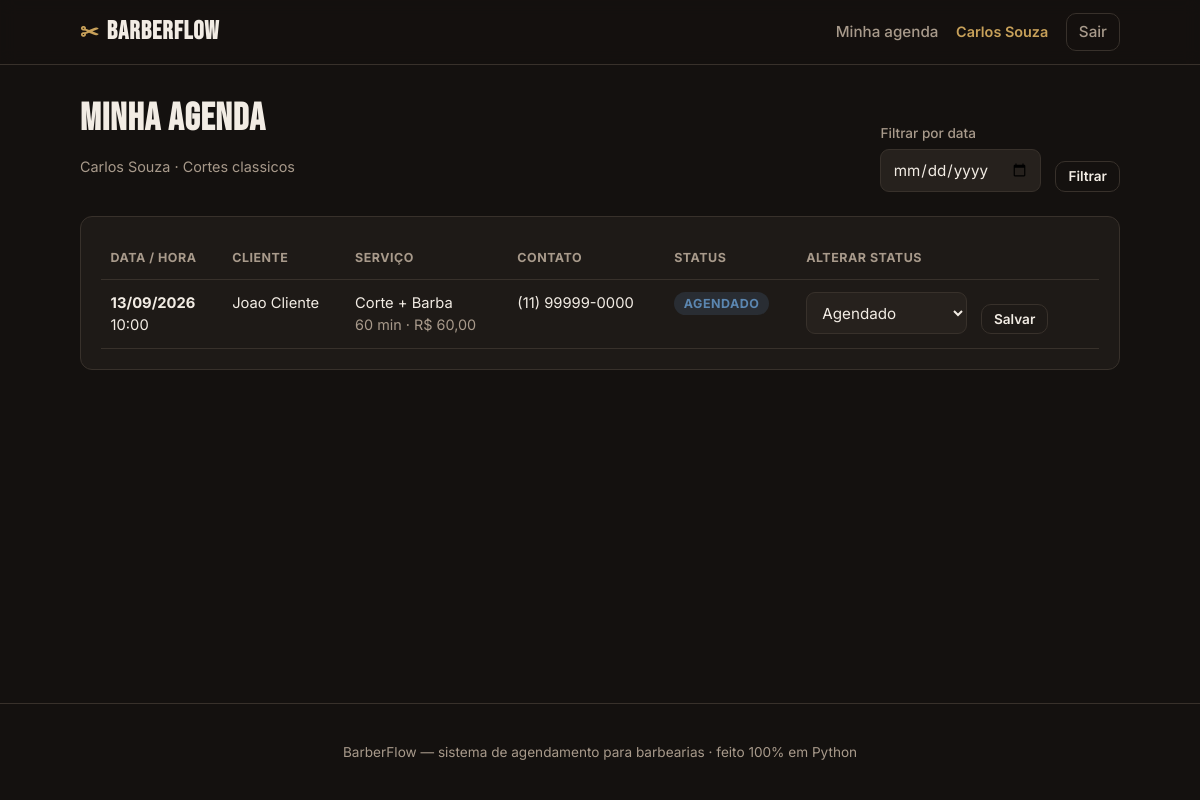
The app's page /agenda (signed in) with its own data.
### tables this page shows
CREATE TABLE usuarios (
            id INTEGER PRIMARY KEY AUTOINCREMENT,
            nome TEXT NOT NULL,
            email TEXT NOT NULL UNIQUE,
            senha TEXT NOT NULL,
            papel TEXT NOT NULL CHECK (papel IN ('admin', 'barbeiro', 'cliente')),
            telefone TEXT
        );

CREATE TABLE barbeiros (
            id INTEGER PRIMARY KEY AUTOINCREMENT,
            usuario_id INTEGER UNIQUE,
            nome TEXT NOT NULL,
            especialidade TEXT,
            ativo INTEGER NOT NULL DEFAULT 1,
            FOREIGN KEY (usuario_id) REFERENCES usuarios(id) ON DELETE SET NULL
        );

CREATE TABLE agendamentos (
            id INTEGER PRIMARY KEY AUTOINCREMENT,
            cliente_id INTEGER NOT NULL,
            barbeiro_id INTEGER NOT NULL,
            servico_id INTEGER NOT NULL,
            data TEXT NOT NULL,
            hora TEXT NOT NULL,
            status TEXT NOT NULL DEFAULT 'agendado'
                CHECK (status IN ('agendado', 'em_atendimento', 'concluido', 'cancelado')),
            criado_em TEXT NOT NULL,
            FOREIGN KEY (cliente_id) REFERENCES usuarios(id) ON DELETE CASCADE,
            FOREIGN KEY (barbeiro_id) REFERENCES barbeiros(id) ON DELETE CASCADE,
            FOREIGN KEY (servico_id) REFERENCES servicos(id) ON DELETE CASCADE
        );

CREATE TABLE servicos (
            id INTEGER PRIMARY KEY AUTOINCREMENT,
            nome TEXT NOT NULL,
            descricao TEXT,
            duracao_min INTEGER NOT NULL,
            preco REAL NOT NULL
        );

### app.py (the view)
@app.route("/agenda")
@login_obrigatorio("barbeiro")
def barbeiro_agenda():
    b = barbeiro_do_usuario(session["usuario_id"])
    if not b:
        flash("Seu perfil de barbeiro ainda nao foi configurado.", "erro")
        return redirect(url_for("index"))
    filtro_data = request.args.get("data", "")
    conn = get_db()
    query = """SELECT a.*, s.nome AS servico_nome, s.preco, s.duracao_min,
                      u.nome AS cliente_nome, u.telefone AS cliente_telefone
               FROM agendamentos a
               JOIN servicos s ON s.id = a.servico_id
               JOIN usuarios u ON u.id = a.cliente_id
               WHERE a.barbeiro_id=?"""
    params = [b["id"]]
    if filtro_data:
        query += " AND a.data=?"
        params.append(filtro_data)
    query += " ORDER BY a.data, a.hora"
    ags = conn.execute(query, params).fetchall()
    conn.close()
    return render_template(
        "barbeiro_agenda.html", agendamentos=ags, barbeiro=b, filtro_data=filtro_data
    )

### app.py (called while the page is built)
def usuario_atual():
    uid = session.get("usuario_id")
    if not uid:
        return None
    conn = get_db()
    u = conn.execute("SELECT * FROM usuarios WHERE id=?", (uid,)).fetchone()
    conn.close()
    return u

def login_obrigatorio(*papeis):
    def decorator(f):
        @wraps(f)
        def wrapper(*args, **kwargs):
            u = usuario_atual()
            if not u:
                flash("Faca login para continuar.", "erro")
                return redirect(url_for("login"))
            if papeis and u["papel"] not in papeis:
                abort(403)
            return f(*args, **kwargs)
        return wrapper
    return decorator

@app.context_processor
def injeta_usuario():
    return {"usuario": usuario_atual()}

@app.template_filter("moeda")
def moeda(valor):
    return f"R$ {valor:,.2f}".replace(",", "X").replace(".", ",").replace("X", ".")

@app.template_filter("data_br")
def data_br(iso):
    try:
        return datetime.strptime(iso, "%Y-%m-%d").strftime("%d/%m/%Y")
    except (ValueError, TypeError):
        return iso

@app.template_filter("status_label")
def status_label(s):
    return STATUS_LABEL.get(s, s)

def barbeiro_do_usuario(usuario_id):
    conn = get_db()
    b = conn.execute(
        "SELECT * FROM barbeiros WHERE usuario_id=?", (usuario_id,)
    ).fetchone()
    conn.close()
    return b

### db.py (called while the page is built)
def get_db():
    conn = sqlite3.connect(DB_PATH)
    conn.row_factory = sqlite3.Row
    conn.execute("PRAGMA foreign_keys = ON")
    return conn

### templates/barbeiro_agenda.html (shortened to what this page needs)
{% extends "base.html" %}
{% block content %}
<div class="page-head">
    <div>
        <h1>Minha agenda</h1>
        <p class="muted">{{ barbeiro.nome }}{% if barbeiro.especialidade %} · {{ barbeiro.especialidade }}{% endif %}</p>
    </div>
    <form method="get" class="form-inline">
        <label>Filtrar por data
            <input type="date" name="data" value="{{ filtro_data }}">
        </label>
        <button type="submit" class="btn btn-ghost btn-sm">Filtrar</button>
    </form>
</div>
{% if agendamentos %}
<div class="table-wrap card">
    <table class="table">
        <thead>
            <tr>
                <th>Data / Hora</th>
                <th>Cliente</th>
                <th>Serviço</th>
                <th>Contato</th>
                <th>Status</th>
                <th>Alterar status</th>
            </tr>
        </thead>
        <tbody>
            {% for a in agendamentos %}
            <tr>
                <td><strong>{{ a.data|data_br }}</strong><br>{{ a.hora }}</td>
                <td>{{ a.cliente_nome }}</td>
                <td>{{ a.servico_nome }}<br><span class="muted">{{ a.duracao_min }} min · {{ a.preco|moeda }}</span></td>
                <td>{{ a.cliente_telefone or '—' }}</td>
                <td><span class="status status-{{ a.status }}">{{ a.status|status_label }}</span></td>
                <td>
                    <form method="post" action="{{ url_for('barbeiro_status', ag_id=a.id) }}" class="form-inline">
                        <select name="status">
                            <option value="agendado" {% if a.status=='agendado' %}selected{% endif %}>Agendado</option>
                        </select>
                        <button type="submit" class="btn btn-ghost btn-sm">Salvar</button>
                    </form>
                </td>
            </tr>
            {% endfor %}
        </tbody>
    </table>
</div>
{% else %}
<div class="card empty"><p>Nenhum atendimento na agenda{% if filtro_data %} para esta data{% endif %}.</p></div>
{% endif %}
{% endblock %}

### templates/base.html (shortened to what this page needs)
<!DOCTYPE html>
<html lang="pt-BR">
<head>
    <link rel="stylesheet" href="{{ url_for('static', filename='style.css') }}">
</head>
<body>
    <header class="topbar">
        <div class="container topbar-inner">
            <a href="{{ url_for('index') }}" class="brand">
                <span class="brand-mark">✂</span>
                <span class="brand-name">BarberFlow</span>
            </a>
            <nav class="nav">
                {% if usuario %}
                    {% if usuario.papel == 'cliente' %}
                        <a href="{{ url_for('cliente_novo_agendamento') }}">Agendar</a>
                        <a href="{{ url_for('cliente_agendamentos') }}">Meus agendamentos</a>
                    {% elif usuario.papel == 'barbeiro' %}
                        <a href="{{ url_for('barbeiro_agenda') }}">Minha agenda</a>
                    {% elif usuario.papel == 'admin' %}
                        <a href="{{ url_for('admin_agendamentos') }}">Agendamentos</a>
                        <a href="{{ url_for('admin_servicos') }}">Serviços</a>
                        <a href="{{ url_for('admin_barbeiros') }}">Barbeiros</a>
                    {% endif %}
                    <span class="nav-user">{{ usuario.nome }}</span>
                    <a href="{{ url_for('logout') }}" class="btn btn-ghost btn-sm">Sair</a>
                {% else %}
                    <a href="{{ url_for('index') }}">Início</a>
                    <a href="{{ url_for('login') }}" class="btn btn-ghost btn-sm">Entrar</a>
                {% endif %}
            </nav>
        </div>
    </header>
    <main class="container main">
        {% block content %}{% endblock %}
    </main>
    <footer class="footer">
        <div class="container">
            <p>BarberFlow — sistema de agendamento para barbearias · feito 100% em Python</p>
        </div>
    </footer>
</body>
</html>

### static/style.css (style rules this page uses)
:root { --bg: #14110f; --surface: #1e1a17; --surface-2: #26211d; --border: #38312b; --text: #f2ece4; --muted: #a89a8b; --gold: #c8a15a; --gold-dark: #a87f3d; --danger: #c0574f; --green: #5fa06a; --blue: #5b86b0; --radius: 12px; --maxw: 1080px; }
* { box-sizing: border-box; }
body { margin: 0; background: var(--bg); color: var(--text); font-family: 'Inter', system-ui, sans-serif; line-height: 1.5; display: flex; flex-direction: column; min-height: 100vh; }
.container { width: 100%; max-width: var(--maxw); margin: 0 auto; padding: 0 1.25rem; }
h1, h2, h3 { line-height: 1.15; margin: 0 0 .5rem; }
a { color: var(--gold); text-decoration: none; }
.muted { color: var(--muted); font-size: .9rem; }
.topbar { background: rgba(20,17,15,.85); backdrop-filter: blur(8px); border-bottom: 1px solid var(--border); position: sticky; top: 0; z-index: 10; }
.topbar-inner { display: flex; align-items: center; justify-content: space-between; height: 64px; gap: 1rem; }
.brand { display: flex; align-items: center; gap: .5rem; color: var(--text); font-weight: 700; }
.brand-mark { color: var(--gold); font-size: 1.4rem; }
.brand-name { font-family: 'Bebas Neue', sans-serif; font-size: 1.6rem; letter-spacing: 1px; }
.nav { display: flex; align-items: center; gap: 1.1rem; flex-wrap: wrap; }
.nav a { color: var(--muted); font-weight: 500; font-size: .95rem; }
.nav-user { color: var(--gold); font-size: .9rem; font-weight: 600; }
.main { flex: 1; padding: 2rem 1.25rem 3rem; }
.card { background: var(--surface); border: 1px solid var(--border); border-radius: var(--radius); padding: 1.25rem; }
.btn { display: inline-flex; align-items: center; justify-content: center; gap: .4rem; padding: .65rem 1.1rem; border-radius: 10px; border: 1px solid transparent; font-weight: 600; font-size: .95rem; cursor: pointer; font-family: inherit; transition: .15s; text-decoration: none; }
.btn-ghost { background: transparent; color: var(--text); border-color: var(--border); }
.btn-sm { padding: .4rem .75rem; font-size: .85rem; }
.form label, .form-inline label { display: flex; flex-direction: column; gap: .35rem; font-size: .85rem; color: var(--muted); font-weight: 500; }
.form-inline { display: flex; gap: .9rem; align-items: flex-end; flex-wrap: wrap; }
input, select { background: var(--surface-2); border: 1px solid var(--border); color: var(--text); padding: .6rem .7rem; border-radius: 9px; font-size: .95rem; font-family: inherit; }
.page-head { display: flex; align-items: flex-end; justify-content: space-between; gap: 1rem; flex-wrap: wrap; margin-bottom: 1.5rem; }
.page-head h1 { font-family: 'Bebas Neue', sans-serif; font-size: 2.4rem; letter-spacing: 1px; }
.status { padding: .25rem .6rem; border-radius: 999px; font-size: .78rem; font-weight: 700; text-transform: uppercase; letter-spacing: .5px; }
.status-agendado { background: rgba(91,134,176,.18); color: var(--blue); }
.table-wrap { overflow-x: auto; }
.table { width: 100%; border-collapse: collapse; font-size: .92rem; }
.table th, .table td { text-align: left; padding: .75rem .6rem; border-bottom: 1px solid var(--border); vertical-align: top; }
.table th { color: var(--muted); font-size: .78rem; text-transform: uppercase; letter-spacing: .5px; }
.footer { border-top: 1px solid var(--border); padding: 1.5rem 0; color: var(--muted); font-size: .85rem; text-align: center; }

### records on screen
usuarios: nome "Carlos Souza"
barbeiros: nome "Carlos Souza", especialidade "Cortes classicos"
agendamentos: data|data_br "13/09/2026", hora "10:00", cliente_nome "Joao Cliente", servico_nome "Corte + Barba", duracao_min "60", preco|moeda "R$ 60,00", telefone "(11) 99999-0000", status|status_label "AGENDADO", status "Agendado"
